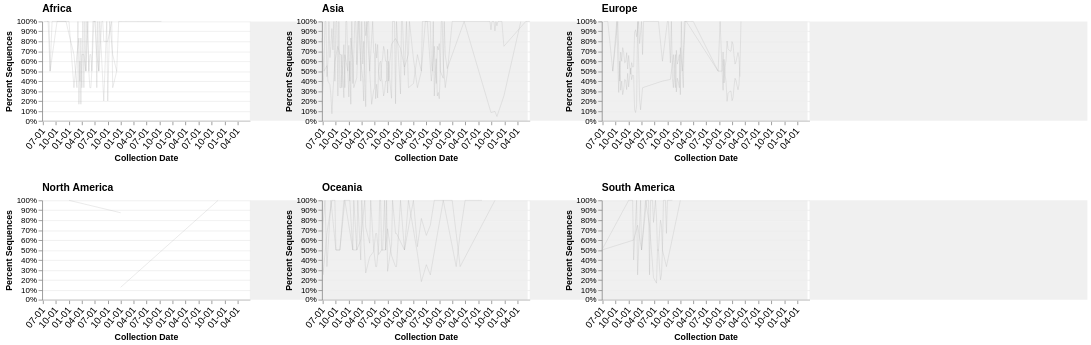

Write the Vega-Lite specification saved for this chart.
### Vega specification from a JSON file in a GitHub repository (floating-point values rounded to 4 significant figures; data arrays with more than 128 entries replaced by an {"elided": "..."} marker saying what was removed)
{"$schema": "https://vega.github.io/schema/vega/v5.json", "description": "A basic line chart example.", "width": 1000, "height": 350, "padding": 5, "signals": [{"name": "mode", "value": "lineage"}, {"name": "sortField", "value": "group"}, {"name": "sortDirection", "value": "ascending"}, {"name": "display_min_counts", "value": 5}, {"name": "display_min_percent", "value": 0.01}, {"name": "sig_min_counts", "value": 10}, {"name": "sig_min_percent", "value": 0.05}, {"name": "sig_min_r", "value": 0.5}, {"name": "facet_width", "update": "width"}, {"name": "facet_x", "update": "0"}, {"name": "subplot_hpadding", "value": 90}, {"name": "subplot_width", "update": "(facet_width - (subplot_hpadding * 2.4)) / 3"}, {"name": "subplot_range_x", "update": "[0, subplot_width]"}, {"name": "subplot_vpadding", "value": 100}, {"name": "subplot_height", "update": "(height - subplot_vpadding) / 2"}, {"name": "subplot_range_y", "update": "[subplot_height, 0]"}, {"name": "x_adjusted", "on": [{"events": "mousemove", "update": "x() - facet_x"}]}, {"name": "cur_mouse_col", "on": [{"events": "mousemove", "update": "if(x_adjusted >= 0 && x_adjusted <= subplot_width, 1, if(x_adjusted >= (subplot_width + (subplot_hpadding)) && (x_adjusted <= (subplot_width * 2) + (subplot_hpadding)), 2, if(x_adjusted >= (subplot_width * 2) + (subplot_hpadding * 2) && x_adjusted <= ((subplot_width * 3) + (subplot_hpadding * 2)), 3, -1)))"}]}, {"name": "cur_mouse_row", "on": [{"events": "mousemove", "update": "if(y() >= 0 && y() <= subplot_height, 1, if(y() >= subplot_height + subplot_vpadding && y() <= (subplot_height * 2) + subplot_vpadding, 2, -1))"}]}, {"name": "cur_region", "update": "if(cur_mouse_row == -1 || cur_mouse_col == -1, -1, ((cur_mouse_row - 1) * 3) + cur_mouse_col)"}, {"name": "cur_mouse_x", "on": [{"events": "mousemove", "update": "if(cur_mouse_col == -1, null, x_adjusted - ((cur_mouse_col - 1) * subplot_width) - ((cur_mouse_col - 1) * subplot_hpadding))"}]}, {"name": "cur_mouse_date", "update": "if(cur_mouse_col == -1, null, invert('dateX', cur_mouse_x))"}, {"name": "cur_mouse_y", "on": [{"events": "mousemove", "update": "if(cur_mouse_row > -1, y() - ((cur_mouse_row - 1) * (subplot_height + subplot_vpadding)), null)"}]}, {"name": "cur_mouse_percent", "update": "if(cur_region > -1, (1 - (cur_mouse_y / subplot_height)) * data('cur_max_percent')[0]['percent'], null)"}, {"name": "time_sensitivity", "update": "3.5 * 24 * 60 * 60 * 1000"}, {"name": "percent_sensitivity_factor", "value": 10}, {"name": "percent_sensitivity", "update": "if(cur_region > -1, data('cur_max_percent')[0]['percent'] / percent_sensitivity_factor, null)"}, {"name": "xLabelFormat", "value": "%m-%d"}], "data": [{"name": "group_reg", "format": {"type": "json"}, "values": [{"counts": 2644, "group": "A", "max_percent": 1, "pval": 0.2642, "r": -0.03278, "region": "Africa", "slope": -3.952e-05}, {"counts": 2132, "group": "B", "max_percent": 1, "pval": 3.707e-17, "r": 0.2288, "region": "Africa", "slope": 0.0002123}, {"counts": 6009, "group": "A", "max_percent": 1, "pval": 5.246e-67, "r": 0.4093, "region": "Asia", "slope": 0.0003289}, {"counts": 3558, "group": "B", "max_percent": 1, "pval": 6.053e-40, "r": 0.313, "region": "Asia", "slope": 0.0001916}, {"counts": 3130, "group": "A", "max_percent": 1, "pval": 1.899e-91, "r": 0.3645, "region": "Europe", "slope": 0.0001243}, {"counts": 2223, "group": "B", "max_percent": 1, "pval": 1.658e-81, "r": 0.3394, "region": "Europe", "slope": 7.624e-05}, {"counts": 1106, "group": "A", "max_percent": 1, "pval": 1.777e-47, "r": 0.2424, "region": "North America", "slope": 5.175e-05}, {"counts": 583, "group": "B", "max_percent": 1, "pval": 3.005e-32, "r": 0.2085, "region": "North America", "slope": 3.839e-05}, {"counts": 441, "group": "A", "max_percent": 1, "pval": 1.57e-36, "r": 0.2205, "region": "Oceania", "slope": 3.698e-05}, {"counts": 404, "group": "B", "max_percent": 1, "pval": 2.963e-34, "r": 0.268, "region": "Oceania", "slope": 8.97e-05}, {"counts": 1264, "group": "A", "max_percent": 1, "pval": 0.007523, "r": -0.07827, "region": "South America", "slope": -7.908e-05}, {"counts": 701, "group": "B", "max_percent": 1, "pval": 0.7642, "r": -0.009225, "region": "South America", "slope": -7.811e-06}]}, {"name": "hide_groups", "source": "group_reg", "transform": [{"type": "aggregate", "groupby": ["group"], "fields": ["counts", "max_percent"], "ops": ["sum", "max"], "as": ["counts", "max_percent"]}, {"type": "filter", "expr": "datum.counts < display_min_counts || datum.max_percent < display_min_percent"}, {"type": "formula", "as": "hide", "expr": "true"}]}, {"name": "valid_groups", "source": "group_reg", "transform": [{"type": "filter", "expr": "datum.r > sig_min_r && datum.counts > sig_min_counts && datum.max_percent > sig_min_percent"}, {"type": "aggregate", "groupby": ["group"], "fields": ["counts", "max_percent"], "ops": ["sum", "max"], "as": ["counts", "max_percent"]}]}, {"name": "valid_groups_color", "source": "valid_groups", "transform": [{"type": "collect", "sort": {"field": {"signal": "sortField"}, "order": {"signal": "sortDirection"}}}, {"type": "formula", "expr": "scale('group_color', datum.group)", "as": "color"}]}, {"name": "group_counts", "format": {"type": "json"}, "values": {"elided": "553 records"}, "transform": [{"type": "lookup", "from": "hide_groups", "key": "group", "values": ["hide"], "fields": ["group"], "as": ["hide"], "default": false}, {"type": "filter", "expr": "!datum.hide"}, {"type": "formula", "expr": "if(indata('valid_groups', 'group', datum.group), true, false)", "as": "valid"}, {"type": "collect", "sort": {"field": ["region", "group", "collection_week"], "order": ["ascending", "ascending", "ascending"]}}]}, {"name": "max_percents", "source": "group_counts", "transform": [{"type": "aggregate", "groupby": ["region"], "fields": ["percent"], "ops": ["max"], "as": ["percent"]}, {"type": "identifier", "as": "index"}]}, {"name": "cur_max_percent", "source": "max_percents", "transform": [{"type": "filter", "expr": "datum.index == cur_region"}]}, {"name": "tooltip_group", "source": "group_counts", "transform": [{"type": "filter", "expr": "cur_region > -1 && datum.region == data('cur_max_percent')[0]['region'] && abs(datum.collection_week - time(cur_mouse_date)) <= time_sensitivity && abs(datum.percent - cur_mouse_percent) <= percent_sensitivity"}, {"type": "project", "fields": ["group"], "as": ["group"]}]}, {"name": "hover_legend", "values": []}, {"name": "all_hover", "source": ["tooltip_group", "hover_legend"]}, {"name": "annotation", "values": [{"start": -30, "end": 0}], "transform": [{"type": "formula", "expr": "now() + (1000 * 60 * 60 * 24 * datum.start)", "as": "start"}, {"type": "formula", "expr": "now() + (1000 * 60 * 60 * 24 * datum.end)", "as": "end"}]}], "scales": [{"name": "dateX", "type": "time", "domain": {"data": "group_counts", "field": "collection_week"}, "range": {"signal": "subplot_range_x"}}, {"name": "group_color", "type": "ordinal", "domain": {"data": "valid_groups", "field": "group"}, "range": {"scheme": "tableau20"}}], "marks": [{"name": "facets", "type": "group", "encode": {"update": {"x": {"signal": "facet_x"}, "y": {"value": 0}, "width": {"signal": "facet_width"}, "height": {"signal": "height"}}}, "signals": [{"name": "width", "update": "facet_width"}, {"name": "height", "update": "height"}], "layout": {"columns": 3, "padding": {"row": {"signal": "subplot_vpadding"}, "column": {"signal": "subplot_hpadding"}}, "bounds": "flush"}, "marks": [{"name": "region_grid", "type": "group", "encode": {"update": {"x": {"value": 0}, "width": {"signal": "subplot_width"}, "height": {"signal": "subplot_height"}}}, "signals": [{"name": "width", "update": "subplot_width"}, {"name": "height", "update": "subplot_height"}], "from": {"facet": {"name": "group_per_region", "data": "group_counts", "groupby": "region"}}, "title": {"text": {"signal": "parent.region"}, "anchor": "start", "frame": "group"}, "scales": [{"name": "percentY", "type": "linear", "domain": {"data": "group_per_region", "field": "percent"}, "range": {"signal": "subplot_range_y"}}], "axes": [{"scale": "dateX", "orient": "bottom", "format": {"signal": "xLabelFormat"}, "grid": false, "gridColor": "#DDD", "labelAngle": 310, "labelAlign": "right", "labelBaseline": "middle", "labelPadding": 5, "labelFontSize": 12, "title": "Collection Date"}, {"scale": "percentY", "orient": "left", "format": "%", "title": "Percent Sequences", "grid": true, "gridColor": "#EEE"}], "marks": [{"type": "group", "from": {"facet": {"name": "group_date", "data": "group_per_region", "groupby": "group"}}, "signals": [], "data": [{"name": "valid_group_date", "source": "group_date", "transform": [{"type": "filter", "expr": "datum.valid || indata('valid_groups', 'group', datum.group)"}]}, {"name": "invalid_group_date", "source": "group_date", "transform": [{"type": "filter", "expr": "!datum.valid && !indata('valid_groups', 'group', datum.group)"}]}, {"name": "max_date", "source": "group_date", "transform": [{"type": "aggregate", "groupby": ["group"], "fields": ["collection_week"], "ops": ["max"], "as": ["max_date"]}]}, {"name": "label", "source": "group_date", "transform": [{"type": "filter", "expr": "datum.collection_week == data('max_date')[0]['max_date'] && indata('all_hover', 'group', datum.group)"}]}], "marks": [{"type": "line", "from": {"data": "valid_group_date"}, "encode": {"update": {"x": {"scale": "dateX", "field": "collection_week"}, "y": {"scale": "percentY", "field": "percent"}, "stroke": {"scale": "group_color", "field": "group"}, "strokeWidth": {"value": 2}, "strokeOpacity": [{"test": "!length(data('all_hover')) || indata('all_hover', 'group', datum.group)", "value": 1.0}, {"value": 0.3}], "zindex": {"value": 2}}}}, {"type": "line", "from": {"data": "invalid_group_date"}, "encode": {"update": {"x": {"scale": "dateX", "field": "collection_week"}, "y": {"scale": "percentY", "field": "percent"}, "stroke": {"value": "#aaa"}, "strokeWidth": [{"test": "length(data('all_hover')) && indata('all_hover', 'group', datum.group)", "value": 1.5}, {"value": 1.0}], "strokeOpacity": [{"test": "length(data('all_hover')) && indata('all_hover', 'group', datum.group)", "value": 0.8}, {"value": 0.3}], "zindex": {"value": 1}}}}, {"type": "text", "from": {"data": "label"}, "encode": {"update": {"x": {"scale": "dateX", "field": "collection_week", "offset": 3}, "y": {"scale": "percentY", "field": "percent"}, "text": {"field": "group"}, "fill": [{"test": "!indata('valid_groups', 'group', datum.group)", "value": "#aaa"}, {"scale": "group_color", "field": "group"}], "fontSize": {"value": 10}, "fontWeight": {"value": "500"}, "baseline": {"value": "middle"}}}}]}, {"type": "rect", "from": {"data": "annotation"}, "encode": {"update": {"x": {"scale": "dateX", "field": "start"}, "x2": {"signal": "width"}, "y": {"value": 0}, "y2": {"signal": "height"}, "fill": {"value": "#CCC"}, "opacity": {"value": 0.3}}}}]}]}, {"type": "group", "encode": {"update": {"x": {"value": 900}, "y": {"value": 0}, "width": {"value": 100}, "height": {"signal": "height"}}}}]}
